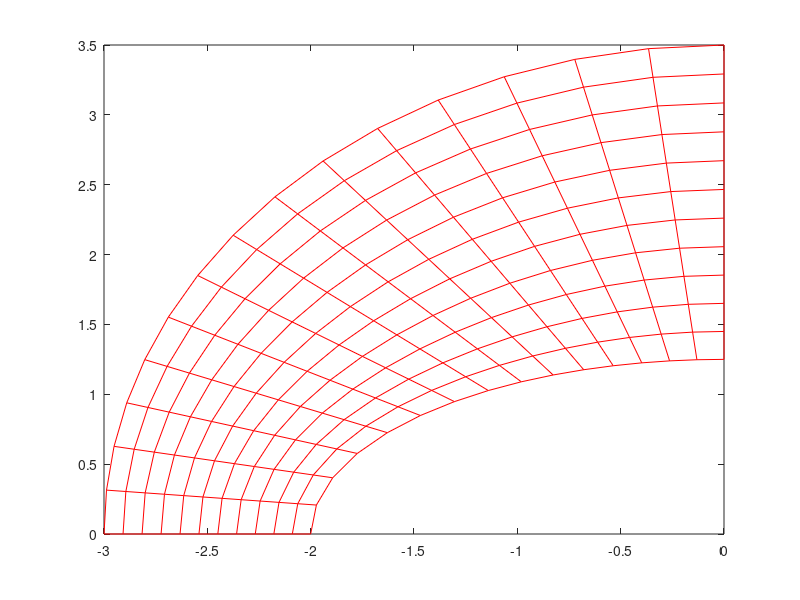
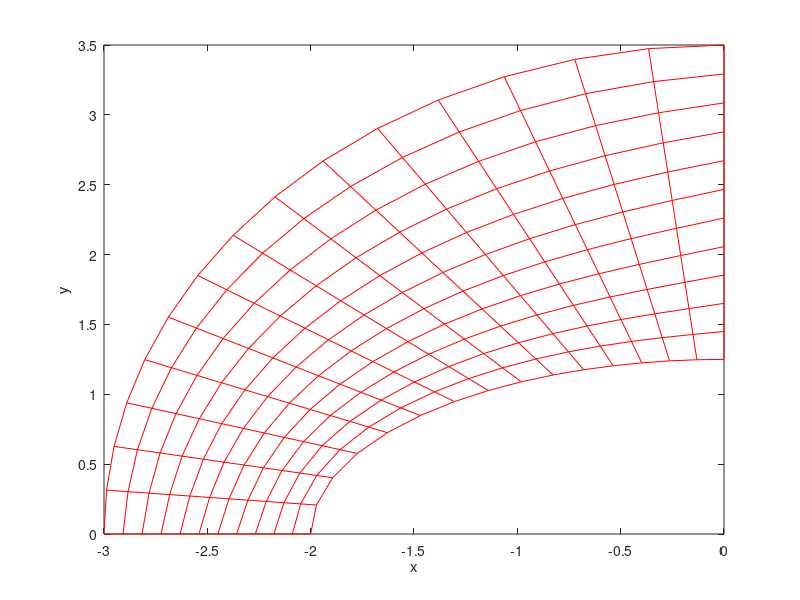
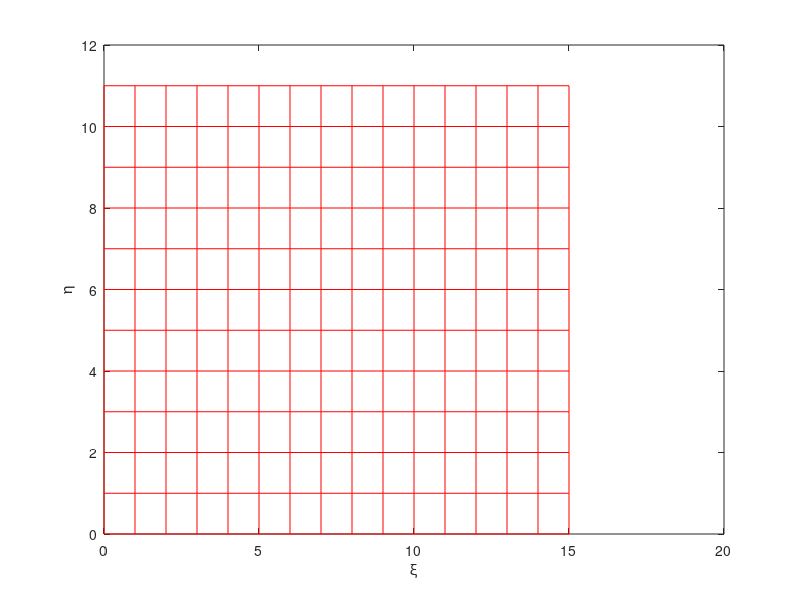
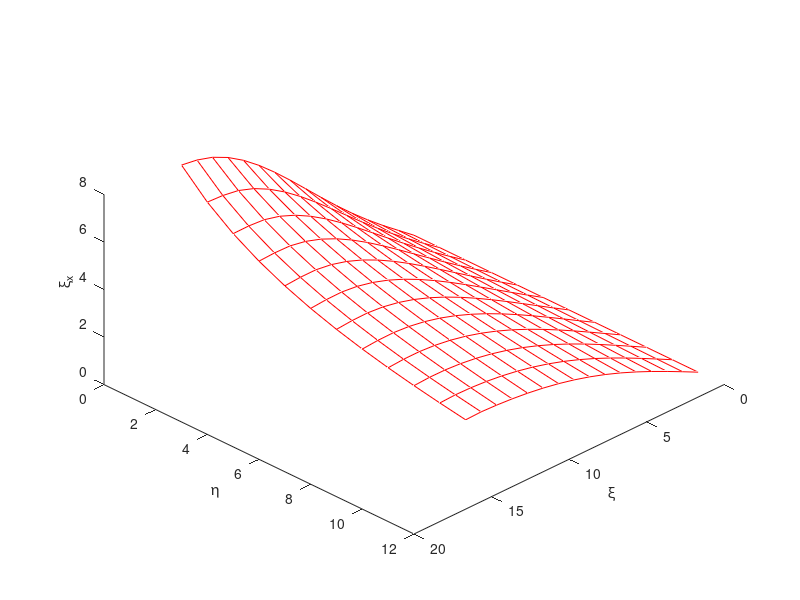

Reproduce these figures in MATLAB, in order.
tic
clc
clear all
close all

IM = 16;
JM = 12;
dxi = 1.0;
deta = 1.0;

for i = 1:IM
    for j = 1:JM 
        xi(i,j) = (i-1)*dxi;
        eta(i,j) = (j-1)*deta;
    end
end

R = 1.0;
a1 = 2.0;
b1 = 1.25;
a2 = 3.0;
b2 = 3.5;
beta = 5;                                                    % clustering parameter 
beta1 = (beta+1)/(beta-1);
theta = linspace(0,pi/2,IM);
for i = 1:IM
    % radius of inner ellipse 
    RDIS(i,1) = 1/sqrt((cos(theta(i))^2/a1^2)+(sin(theta(i))^2/b1^2));    
    
    % radius of outer ellipse 
    rdis(i,JM) = 1/sqrt((cos(theta(i))^2/a2^2)+(sin(theta(i))^2/b2^2));
    delta(i) = rdis(i,JM)-RDIS(i,1);
end

% Compute grid by the algebraic procedure
for i = 1:IM
    for j = 1:JM
        gamma = (j-1)/(JM-1);
        num = 1-(beta1)^(1-gamma);
        den = 1+(beta1)^(1-gamma);
        beta2 = num/den;
        c(i,j) = delta(i)*(1+beta*beta2);  % Equation 9.74
        DL(i,j) = RDIS(i,1)+c(i,j);        % Equation 9.75
        x(i,j) = -DL(i,j) * cos(theta(i));
        y(i,j) = DL(i,j) * sin(theta(i));
    end
end

figure(1)
plot(x,y,'-r',x',y','-r')
errormax = 0.00001;
count = 1;
iteration = 0;

% compute grid by elliptic PDE scheme
while count>0
    count = 0;
    prev_x = x;
    prev_y = y;

%    Equation (9.68) & (9.69)    
%     computation of coefficients a,b & c lag by one iterative level
    for i = 2:IM-1
        for j = 2:JM-1
           
     a = ((x(i,j+1)-x(i,j-1))/(2*deta))^2+((y(i,j+1)-y(i,j-1))/(2*deta))^2;
     b = ((x(i+1,j)-x(i-1,j))/(2*dxi))*((x(i,j+1)-x(i,j-1))/(2*deta))+((y(i+1,j)-y(i-1,j))/(2*dxi))*((y(i,j+1)-y(i,j-1))/(2*deta));
     c = ((x(i+1,j)-x(i-1,j))/(2*dxi))^2+((y(i+1,j)-y(i-1,j))/(2*dxi))^2;
     a_1(i,j) = a/(dxi)^2;
     b_1(i,j) = b/(2*dxi*deta);
     c_1(i,j) = c/(deta)^2;
        end
    end
    
    

    for i = 2:IM-1
        for j = 2:JM-1
            ax_2 = a_1(i,j)*(x(i+1,j)+x(i-1,j));
            bx_2 = b_1(i,j)*(x(i+1,j+1)-x(i+1,j-1)+x(i-1,j-1)-x(i-1,j+1));
            cx_2 = c_1(i,j)*(x(i,j+1)+x(i,j-1));
            ay_2 = a_1(i,j)*(y(i+1,j)+y(i-1,j));
            by_2 = b_1(i,j)*(y(i+1,j+1)-y(i+1,j-1)+y(i-1,j-1)-y(i-1,j+1));
            cy_2 = c_1(i,j)*(y(i,j+1)+y(i,j-1));   
            x(i,j) = (ax_2+cx_2-bx_2)/(2*(a_1(i,j)+c_1(i,j)));
            y(i,j) = (ay_2+cy_2-by_2)/(2*(a_1(i,j)+c_1(i,j)));
        end
    end
   
%     Error monitoring 
    errorX = 0 ;
    errorY = 0 ;
    

    for i = 1:IM
        for j = 1:JM
            errorX = errorX + abs(x(i,j)-prev_x(i,j));
            errorY = errorY + abs(y(i,j)-prev_y(i,j));
            
        end
    end
    errorT = errorX+errorY;
    count = count+1;
    iteration = iteration+1,  errorT
    
    if (errorT<errormax)
        break;
    end
end

for i = 1:IM
    for j = 1:JM
        if i == 1 
        x_xi = (-3*x(i,j)+4*x(i+1,j)-x(i+2,j))/(2*dxi);
        y_xi = (-3*y(i,j)+4*y(i+1,j)-y(i+2,j))/(2*dxi);
        
        elseif i == IM 
        x_xi = (3*x(i,j)-4*x(i-1,j)+x(i-2,j))/(2*dxi);
        y_xi = (3*y(i,j)-4*y(i-1,j)+x(i-2,j))/(2*dxi);
        
        else 
        x_xi = (x(i+1,j)-x(i-1,j))/(2*dxi);
        y_xi = (y(i+1,j)-y(i-1,j))/(2*dxi);
        end
            
        
        if j == 1
        x_eta = (-3*x(i,j)+4*x(i,j+1)-x(i,j+2))/(2*deta);
        y_eta = (-3*y(i,j)+4*y(i,j+1)-y(i,j+2))/(2*deta);
        
        elseif j == JM
        x_eta = (3*x(i,j)-4*x(i,j-1)+x(i,j-2))/(2*deta);
        y_eta = (3*y(i,j)-4*y(i,j-1)+y(i,j-2))/(2*deta);

        else
        x_eta = (x(i,j+1)-x(i,j-1))/(2*deta);
        y_eta = (y(i,j+1)-y(i,j-1))/(2*deta);
        end 
        inv = (x_xi*y_eta)-(y_xi*x_eta);
        J = 1/inv;
        xi_x(i,j) = J*y_eta;
        xi_y(i,j) = -J*x_eta;
        eta_x(i,j) = -J*y_xi;
        eta_y(i,j) = J*x_xi;
        
    end
end
figure(2)
plot(x,y,'-r',x',y','-r')
xlabel('x')
ylabel('y')


figure(3)
plot(xi,eta,'-r',xi',eta','-r')
xlabel('\xi')
ylabel('\eta')

figure(4)
plot3(xi,eta,xi_x,'-r',xi',eta',xi_x','-r')
xlabel('\xi')
ylabel('\eta')
zlabel('\xi_{x}')
view(135,48)
figure(5)
plot3(xi,eta,xi_y,'-r',xi',eta',xi_y','-r')
xlabel('\xi')
ylabel('\eta')
zlabel('\xi_{y}')
view(135,48)
figure(6)
plot3(xi,eta,eta_x,'-r',xi',eta',eta_x','-r')
xlabel('\xi')
ylabel('\eta')
zlabel('\eta_{x}')
view(135,48)
figure(7)
plot3(xi,eta,eta_y,'-r',xi',eta',eta_y','-r')
xlabel('\xi')
ylabel('\eta')
zlabel('\eta_{y}')
view(135,48)
toc








